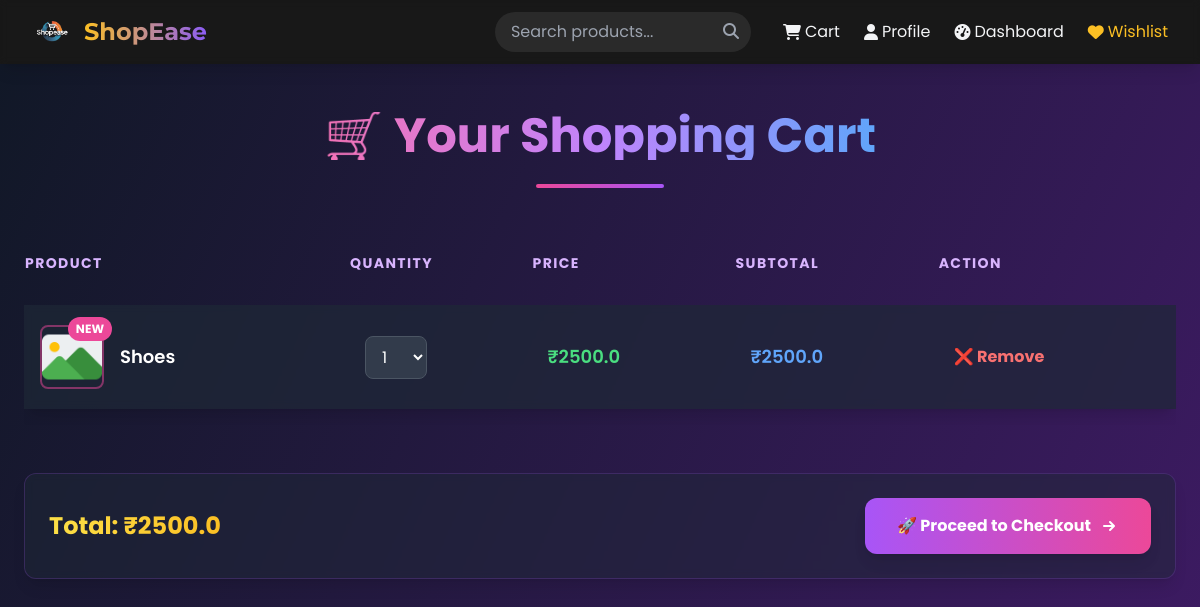
Page /cart (signed in) on the committed database.
### tables this page shows
CREATE TABLE cart (
    id INTEGER PRIMARY KEY AUTOINCREMENT,
    user_id INTEGER NOT NULL,
    product_id INTEGER NOT NULL,
    quantity INTEGER NOT NULL DEFAULT 1
);

CREATE TABLE products (
            id INTEGER PRIMARY KEY AUTOINCREMENT,
            name TEXT,
            price REAL,
            category TEXT,
            description TEXT,
            stock INTEGER
        , image_url TEXT, seller_id INTEGER);

### app.py (the view)
@app.route('/cart')
def cart():
    if 'user_id' not in session:
        return redirect(url_for('login'))
    user_id = session['user_id']
    conn = sqlite3.connect('database/app.db')
    c = conn.cursor()
    c.execute('''
        SELECT cart.id as cart_id, products.*, cart.quantity
        FROM cart
        JOIN products ON cart.product_id = products.id
        WHERE cart.user_id = ?
    ''', (user_id,))
    items = [dict(zip([col[0] for col in c.description], row))
             for row in c.fetchall()]
    conn.close()
    total_price = sum(item['price'] * item['quantity'] for item in items)
    return render_template('cart.html', items=items, total_price=total_price)

### app.py (called while the page is built)
@app.context_processor
def inject_products():
    try:
        products = fetch_all_products()[:6]
    except:
        products = []
    return {'products': products}

### core/db_helper.py (called while the page is built)
def get_db_connection():
    conn = sqlite3.connect(DB_PATH)
    conn.row_factory = sqlite3.Row
    return conn

def fetch_all_products():
    conn = get_db_connection()
    cursor = conn.execute("SELECT * FROM products")
    products = cursor.fetchall()
    conn.close()
    return products

### templates/cart.html (shortened to what this page needs)
{% extends "layout.html" %}
{% block content %}
<section class="min-h-screen bg-gradient-to-br from-gray-900 via-purple-900 to-gray-900 text-white py-12 px-4 animate-gradient-x">
  <div class="max-w-6xl mx-auto">
    <div class="mb-12 text-center">
      <h2 class="text-5xl font-bold mb-6 text-transparent bg-clip-text bg-gradient-to-r from-pink-400 via-purple-400 to-blue-400 animate-text-glow inline-block">
      </h2>
      <div class="w-32 h-1 bg-gradient-to-r from-pink-500 to-purple-500 mx-auto rounded-full animate-line-grow"></div>
    </div>
    {% if items %}
    <div class="overflow-x-auto">
      <table class="w-full text-left border-separate border-spacing-y-4">
        <thead>
          <tr class="text-sm text-purple-300 uppercase tracking-widest">
            <th class="pb-4">Product</th>
            <th class="pb-4">Quantity</th>
            <th class="pb-4">Price</th>
            <th class="pb-4">Subtotal</th>
            <th class="pb-4">Action</th>
          </tr>
        </thead>
        <tbody>
          {% for item in items %}
          <tr class="bg-gray-800/70 backdrop-blur-sm rounded-xl overflow-hidden shadow-lg hover:shadow-purple-500/20 transition-all duration-300 transform hover:-translate-y-1 animate-float-in"
              style="animation-delay: {{ loop.index * 0.1 }}s">
            <td class="py-5 px-4 flex items-center gap-4">
              <div class="relative">
                <img src="{{ item.image_url or url_for('static', filename='images/placeholder.png') }}"
                     class="w-16 h-16 object-cover rounded-lg border-2 border-pink-500/50 hover:border-pink-400 transition-all duration-300 group-hover:scale-105"
                     alt="{{ item.name }}">
                <span class="absolute -top-2 -right-2 bg-pink-500 text-white text-xs font-bold px-2 py-1 rounded-full animate-pulse">NEW</span>
              </div>
              <span class="font-semibold text-lg text-white">{{ item.name }}</span>
            </td>
            <td class="px-4">
              <form method="POST" action="{{ url_for('update_quantity') }}">
                <select name="quantity"
                        class="bg-gray-700/80 text-white rounded-lg px-3 py-2 border border-gray-600 hover:border-pink-400 focus:outline-none focus:ring-2 focus:ring-purple-500 transition-all duration-200"
                        onchange="this.form.submit()">
                  {% for i in range(1, 11) %}
                  <option value="{{ i }}" {% if item.quantity == i %}selected{% endif %}>{{ i }}</option>
                  {% endfor %}
                </select>
              </form>
            </td>
            <td class="px-4 text-green-400 font-semibold text-lg">₹{{ item.price }}</td>
            <td class="px-4 text-blue-400 font-semibold text-lg">₹{{ item.price * item.quantity }}</td>
            <td class="px-4">
              <a href="{{ url_for('remove_from_cart', cart_id=item.cart_id) }}"
                 class="inline-flex items-center text-red-400 hover:text-red-300 font-bold transition-all duration-300 group">
                <span class="group-hover:scale-110 transition-transform">❌ Remove</span>
              </a>
            </td>
          </tr>
          {% endfor %}
        </tbody>
      </table>
    </div>
    <div class="mt-12 flex flex-col sm:flex-row justify-between items-center gap-6 bg-gray-800/50 backdrop-blur-sm rounded-xl p-6 shadow-lg border border-purple-500/20 animate-fade-in">
      <p class="text-2xl font-bold text-transparent bg-clip-text bg-gradient-to-r from-yellow-300 to-amber-400">
      </p>
      <a href="{{ url_for('checkout') }}"
         class="relative overflow-hidden group bg-gradient-to-r from-purple-500 to-pink-500 text-white px-8 py-4 rounded-xl font-bold shadow-lg hover:shadow-xl transition-all duration-500 transform hover:scale-105">
        <span class="relative z-10 flex items-center gap-2">
          🚀 Proceed to Checkout
          <svg xmlns="http://www.w3.org/2000/svg" class="h-5 w-5" viewBox="0 0 20 20" fill="currentColor">
            <path fill-rule="evenodd" d="M10.293 5.293a1 1 0 011.414 0l4 4a1 1 0 010 1.414l-4 4a1 1 0 01-1.414-1.414L12.586 11H5a1 1 0 110-2h7.586l-2.293-2.293a1 1 0 010-1.414z" clip-rule="evenodd" />
          </svg>
        </span>
      </a>
    </div>
    {% endif %}
  </div>
</section>
{% endblock %}

### templates/cart.html (style rules this page uses)
.animate-float-in { animation: float-in 0.6s ease-out both; }
.animate-text-glow { animation: text-glow 3s ease infinite; }
.animate-line-grow { animation: line-grow 0.8s ease-out forwards; }
.animate-fade-in { animation: fade-in 1s ease forwards; }
.animate-gradient-x { background-size: 200% 200%; animation: gradient-x 12s ease infinite; }

### rows in the picture
cart: name "Shoes", quantity "1", price "2500.0", item.price*item.quantity "2500.0"
